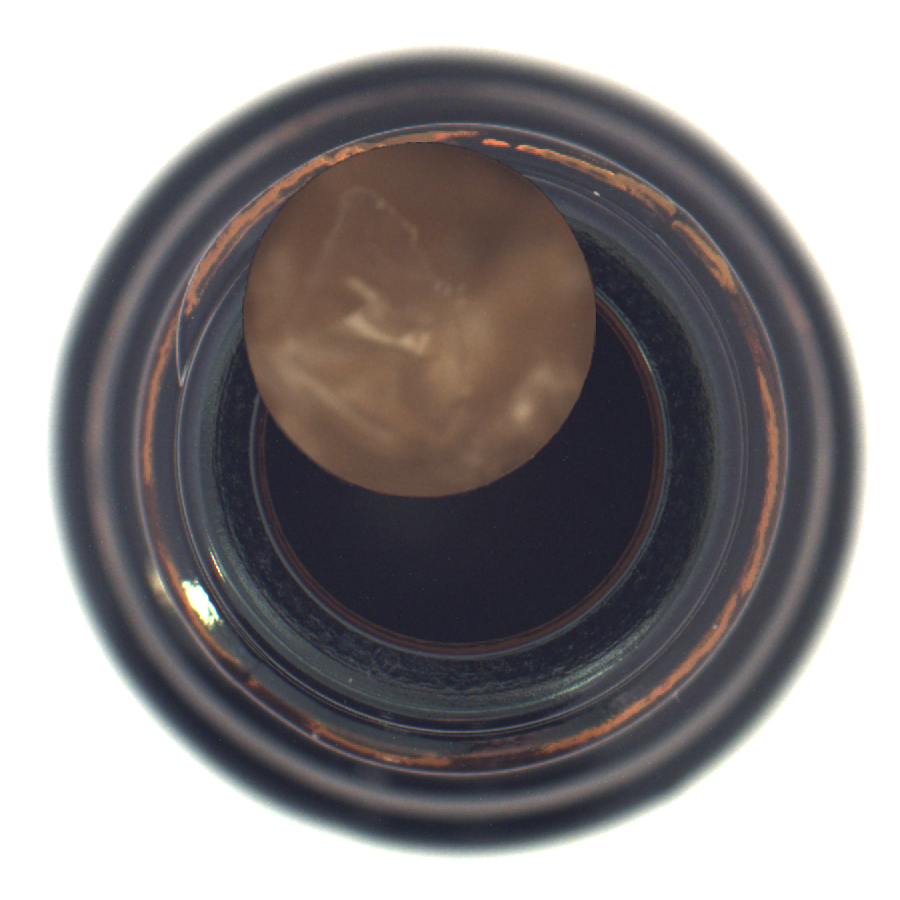
#> input picture outputs/day08/mini_challenge/generated/synthetic_000.png, 900 x 900 px, given as the content of the folder samples/day08/mini_challenge/normal, which was not available
$ python day08_mini_challenge.py
#> lines starting #> are read from the running program, lines starting #| are printed output that depends on the picture; after the words box and inside, x2 and y2 are one past the last pixel; in counts of white or black regions, pixels touching at a corner belong together
### src/day08_cutpaste_core.py

# ==================================================
# ① 필요한 라이브러리 불러오기
#
#    → csv    : 합성 과정의 Metadata를 CSV로 저장
#    → random : 이미지, 합성 위치, 크기, 각도 무작위 선택
#    → Path   : 파일과 폴더 경로 관리
#    → cv2    : 이미지 읽기, 결함 추출, 회전, 합성
#    → NumPy  : Mask와 픽셀값 계산
# ==================================================
import csv
import random
from pathlib import Path

import cv2
import numpy as np


# ==================================================
# ② extract_patch() — 실제 결함 영역 추출
#
#    입력:
#    → image_path : 작은 파손이 있는 실제 이미지
#    → mask_path  : 해당 이미지의 Ground Truth Mask
#
#    처리:
#    → 불량 이미지와 Mask 읽기
#    → Mask의 흰색 결함 영역 찾기
#    → 결함을 포함하는 사각형 영역 계산
#    → 결함 Patch와 Patch Mask 추출
#
#    반환:
#    → patch      : 결함이 포함된 이미지 조각
#    → patch_mask : 같은 영역의 결함 위치 Mask
# ==================================================
def extract_patch(image_path, mask_path):

    # ----------------------------------------------
    # ②-1. 실제 불량 이미지 읽기
    #
    #       예: broken_small 이미지 1장
    # ----------------------------------------------
    image = cv2.imread(
        str(image_path)
    )

    # ----------------------------------------------
    # ②-2. 해당 이미지의 Ground Truth Mask 읽기
    #
    #       IMREAD_GRAYSCALE
    #       → Mask를 흑백 이미지로 읽습니다.
    # ----------------------------------------------
    mask = cv2.imread(
        str(mask_path),
        cv2.IMREAD_GRAYSCALE
    )

    # ----------------------------------------------
    # ②-3. 이미지와 Mask가 정상적으로 열렸는지 확인
    # ----------------------------------------------
    if image is None:
        raise FileNotFoundError(
            image_path
        )

    if mask is None:
        raise FileNotFoundError(
            mask_path
        )

    # ----------------------------------------------
    # ②-4. Mask를 흑백 2진 이미지로 변환
    #
    #       Mask 값 > 0 → 255 (흰색, 결함)
    #       나머지      → 0   (검은색, 배경)
    #
    #       binary에는 결함 위치가 표시됩니다.
    # ----------------------------------------------
    binary = np.where(
        mask > 0,
        255,
        0
    ).astype(np.uint8)

    # ----------------------------------------------
    # ②-5. Mask에서 흰색 픽셀 위치 찾기
    #
    #       findNonZero()
    #       → 값이 0이 아닌 픽셀의 좌표를 찾습니다.
    # ----------------------------------------------
    points = cv2.findNonZero(
        binary
    )

    # ----------------------------------------------
    # ②-6. 결함 영역이 없는 Mask인지 확인
    # ----------------------------------------------
    if points is None:
        raise RuntimeError(
            f"Mask가 비어 있습니다: {mask_path}"
        )

    # ----------------------------------------------
    # ②-7. 결함 전체를 포함하는 사각형 계산
    #
    #       x, y : 사각형의 시작 위치
    #       w    : 사각형의 너비
    #       h    : 사각형의 높이
    #
    #       여러 흰색 픽셀이 있는 영역을
    #       하나의 Bounding Rectangle로 묶습니다.
    # ----------------------------------------------
    x, y, w, h = cv2.boundingRect(
        points
    )

    # ----------------------------------------------
    # ②-8. 불량 이미지에서 해당 사각형 잘라내기
    #
    #       이 Patch에는 결함뿐 아니라
    #       주변 픽셀도 포함될 수 있습니다.
    # ----------------------------------------------
    patch = image[
        y:y + h,
        x:x + w
    ].copy()

    # ----------------------------------------------
    # ②-9. 같은 위치의 결함 Mask 잘라내기
    #
    #       이후 합성할 때 흰색 영역만
    #       붙이는 데 사용합니다.
    # ----------------------------------------------
    patch_mask = binary[
        y:y + h,
        x:x + w
    ].copy()

    # ----------------------------------------------
    # ②-10. 추출한 Patch와 Mask 반환
    # ----------------------------------------------
    return patch, patch_mask


# ==================================================
# ③ rotate_pair() — 결함 Patch와 Mask 함께 회전
#
#    입력:
#    → patch : 결함 이미지 조각
#    → mask  : 결함 위치 Mask
#    → angle : 회전 각도
#
#    중요한 점:
#    결함 이미지와 Mask를 같은 각도로 회전해야
#    Mask의 흰 영역이 실제 결함 위치와 일치합니다.
# ==================================================
def rotate_pair(patch, mask, angle):

    # ----------------------------------------------
    # ③-1. Patch의 높이와 너비 확인
    # ----------------------------------------------
    height, width = patch.shape[:2]

    # ----------------------------------------------
    # ③-2. Patch의 중심점을 회전 중심으로 설정
    # ----------------------------------------------
    center = (
        width / 2.0,
        height / 2.0
    )

    # ----------------------------------------------
    # ③-3. 회전 변환 행렬 생성
    #
    #       angle : 회전 각도
    #       1.0   : 크기를 유지하는 배율
    # ----------------------------------------------
    matrix = cv2.getRotationMatrix2D(
        center,
        angle,
        1.0,
    )

    # ----------------------------------------------
    # ③-4. 결함 Patch 회전
    #
    #       INTER_LINEAR : 이미지 픽셀 보간
    #       BORDER_REFLECT: 경계 픽셀 반사 처리
    #
    #       출력 크기는 원래 Patch 크기를 유지
    # ----------------------------------------------
    rotated_patch = cv2.warpAffine(
        patch,
        matrix,
        (width, height),
        flags=cv2.INTER_LINEAR,
        borderMode=cv2.BORDER_REFLECT,
    )

    # ----------------------------------------------
    # ③-5. Mask도 같은 각도로 회전
    #
    #       INTER_NEAREST
    #       → Mask의 결함 영역을 처리할 때 사용
    #
    #       borderValue=0
    #       → 회전 후 빈 영역은 검은색 처리
    # ----------------------------------------------
    rotated_mask = cv2.warpAffine(
        mask,
        matrix,
        (width, height),
        flags=cv2.INTER_NEAREST,
        borderValue=0,
    )

    # ----------------------------------------------
    # ③-6. 회전한 Patch와 Mask 반환
    # ----------------------------------------------
    return rotated_patch, rotated_mask


# ==================================================
# ④ paste_patch() — 정상 이미지에 결함 합성
#
#    입력:
#    → background  : 정상 병 이미지
#    → patch       : 실제 결함 Patch
#    → mask        : 결함 위치 Mask
#    → rng         : 무작위 숫자 생성기
#    → scale_range : 결함 크기 변경 범위
#    → angle_range : 결함 회전 각도 범위
#
#    처리:
#    → Patch 크기와 회전 각도 변경
#    → 정상 병 이미지에서 붙일 위치 결정
#    → Mask를 이용해 결함만 합성
#
#    반환:
#    → result : 합성한 이미지
#    → info   : 결함 위치·크기·각도 등의 정보
# ==================================================
def paste_patch(
    background,
    patch,
    mask,
    rng,
    scale_range=(0.7, 1.2),
    angle_range=(-15.0, 15.0),
):

    # ----------------------------------------------
    # ④-1. 정상 이미지 복사
    #
    #       원본 background를 직접 수정하지 않고
    #       복사본에 결함을 합성합니다.
    # ----------------------------------------------
    result = background.copy()

    # ----------------------------------------------
    # ④-2. 결함의 크기 배율과 회전 각도 선택
    #
    #       scale: 0.7 ~ 1.2
    #       angle: -15도 ~ +15도
    #
    #       범위 안에서 무작위로 선택합니다.
    # ----------------------------------------------
    scale = rng.uniform(
        *scale_range
    )

    angle = rng.uniform(
        *angle_range
    )

    # ----------------------------------------------
    # ④-3. 변경할 Patch 너비와 높이 계산
    #
    #       최소 크기는 4픽셀로 제한합니다.
    # ----------------------------------------------
    new_width = max(
        4,
        int(patch.shape[1] * scale)
    )

    new_height = max(
        4,
        int(patch.shape[0] * scale)
    )

    # ----------------------------------------------
    # ④-4. Patch 크기 변경
    #
    #       INTER_LINEAR로 이미지 크기 조절
    # ----------------------------------------------
    patch = cv2.resize(
        patch,
        (new_width, new_height),
        interpolation=cv2.INTER_LINEAR,
    )

    # ----------------------------------------------
    # ④-5. Mask도 같은 크기로 변경
    #
    #       Patch와 Mask 크기가 같아야 합니다.
    # ----------------------------------------------
    mask = cv2.resize(
        mask,
        (new_width, new_height),
        interpolation=cv2.INTER_NEAREST,
    )

    # ----------------------------------------------
    # ④-6. 결함 Patch와 Mask 함께 회전
    #
    #       앞에서 만든 rotate_pair() 호출
    # ----------------------------------------------
    patch, mask = rotate_pair(
        patch,
        mask,
        angle,
    )

    # ----------------------------------------------
    # ④-7. 정상 이미지와 Patch의 크기 확인
    # ----------------------------------------------
    image_h, image_w = result.shape[:2]
    patch_h, patch_w = patch.shape[:2]

    # ----------------------------------------------
    # ④-8. Patch가 정상 이미지보다 크면 중단
    # ----------------------------------------------
    if patch_w >= image_w or patch_h >= image_h:
        raise RuntimeError(
            "Defect Patch가 정상 이미지보다 큽니다."
        )

    # ----------------------------------------------
    # ④-9. 결함을 붙일 X축 범위 설정
    #
    #       MVTec bottle은 제품이 중앙에 있으므로
    #       교육용 Baseline에서는 중앙 영역 우선
    #
    #       x_min : 이미지 너비의 25% 위치
    #       x_max : 이미지 너비의 75%에서
    #               Patch 너비를 뺀 위치
    # ----------------------------------------------
    x_min = int(image_w * 0.25)

    x_max = (
        int(image_w * 0.75)
        - patch_w
    )

    # ----------------------------------------------
    # ④-10. 결함을 붙일 Y축 범위 설정
    #
    #        이미지 높이의 10% ~ 90% 영역 우선
    # ----------------------------------------------
    y_min = int(image_h * 0.10)

    y_max = (
        int(image_h * 0.90)
        - patch_h
    )

    # ----------------------------------------------
    # ④-11. 중앙 영역에 넣기 어려우면
    #        전체 이미지 범위로 조정
    # ----------------------------------------------
    if x_max <= x_min:
        x_min = 0
        x_max = image_w - patch_w

    if y_max <= y_min:
        y_min = 0
        y_max = image_h - patch_h

    # ----------------------------------------------
    # ④-12. 결함을 붙일 실제 위치 무작위 선택
    #
    #        x, y는 Patch의 왼쪽 위 좌표입니다.
    # ----------------------------------------------
    x = rng.randint(
        x_min,
        x_max
    )

    y = rng.randint(
        y_min,
        y_max
    )

    # ----------------------------------------------
    # ④-13. 정상 이미지에서 합성 위치 잘라내기
    #
    #        ROI = Region Of Interest
    #        → 결함이 붙을 이미지 영역
    # ----------------------------------------------
    roi = result[
        y:y + patch_h,
        x:x + patch_w,
    ]

    # ----------------------------------------------
    # ④-14. Mask를 Alpha 값으로 변환
    #
    #        255 (흰색) → 1.0 : 결함 픽셀
    #          0 (검정) → 0.0 : 정상 픽셀 유지
    # ----------------------------------------------
    alpha = (
        mask.astype(np.float32)
        / 255.0
    )

    # ----------------------------------------------
    # ④-15. 경계가 너무 날카롭지 않도록 Blur
    #
    #        GaussianBlur로 결함 경계의
    #        Alpha 값을 부드럽게 만듭니다.
    # ----------------------------------------------
    alpha = cv2.GaussianBlur(
        alpha,
        (3, 3),
        0
    )

    # ----------------------------------------------
    # ④-16. 컬러 이미지 계산용 차원 추가
    #
    #        (높이, 너비)
    #              ↓
    #        (높이, 너비, 1)
    # ----------------------------------------------
    alpha = alpha[..., None]

    # ----------------------------------------------
    # ④-17. 결함 Patch와 정상 ROI를 합성
    #
    #        alpha가 1에 가까운 곳
    #        → 결함 Patch 비중이 큼
    #
    #        alpha가 0에 가까운 곳
    #        → 정상 이미지 비중이 큼
    # ----------------------------------------------
    blended = (
        patch.astype(np.float32) * alpha
        + roi.astype(np.float32) * (1.0 - alpha)
    )

    # ----------------------------------------------
    # ④-18. 합성 결과를 정상 이미지에 적용
    #
    #        픽셀값을 0~255로 제한한 뒤
    #        uint8 이미지로 변환합니다.
    # ----------------------------------------------
    result[
        y:y + patch_h,
        x:x + patch_w,
    ] = np.clip(
        blended,
        0,
        255
    ).astype(np.uint8)

    # ----------------------------------------------
    # ④-19. 결함 합성 정보 기록
    #
    #        x, y     : 붙인 위치
    #        width    : Patch 너비
    #        height   : Patch 높이
    #        rotation : 회전 각도
    #        scale    : 크기 변경 배율
    # ----------------------------------------------
    info = {
        "x": x,
        "y": y,
        "width": patch_w,
        "height": patch_h,
        "rotation": round(angle, 2),
        "scale": round(scale, 3),
    }

    # ----------------------------------------------
    # ④-20. 합성 이미지와 Metadata 반환
    # ----------------------------------------------
    return result, info


# ==================================================
# ⑤ generate_synthetic_set() — 합성 데이터셋 생성
#
#    앞에서 만든 세 함수를 연결합니다.
#
#    → 정상 이미지와 불량 원본 목록 준비
#    → 이미지들을 무작위로 선택
#    → extract_patch()로 결함 추출
#    → paste_patch()로 정상 이미지에 합성
#    → 합성 이미지 PNG 저장
#    → 생성 정보 Metadata CSV 저장
#
#    이 함수는 뒤의 69번 실행 파일에서 호출합니다.
# ==================================================
def generate_synthetic_set(
    normal_dir,
    defect_image_dir,
    defect_mask_dir,
    output_dir,
    metadata_path,
    defect_type,
    count,
    seed,
    scale_range=(0.7, 1.2),
    angle_range=(-15.0, 15.0),
):

    # ----------------------------------------------
    # ⑤-1. 정상 이미지 목록 불러오기
    #
    #       이번 실습에서는 정상 이미지 10장
    # ----------------------------------------------
#> called with defect_type = 'contamination', count = 5, seed = 42, scale_range = (0.6, 1), angle_range = (-10, 10)
    normal_files = sorted(
        Path(normal_dir).glob("*.png")
    )

    # ----------------------------------------------
    # ⑤-2. 결함 원본 이미지 목록 불러오기
    #
    #       이번 실습에서는 broken_small 2장
    # ----------------------------------------------
    defect_files = sorted(
        Path(defect_image_dir).glob("*.png")
    )

    # ----------------------------------------------
    # ⑤-3. 정상 이미지가 존재하는지 확인
    # ----------------------------------------------
    if not normal_files:
        raise RuntimeError(
            "Normal Target 이미지가 없습니다."
        )

    # ----------------------------------------------
    # ⑤-4. 결함 원본이 존재하는지 확인
    # ----------------------------------------------
    if not defect_files:
        raise RuntimeError(
            "Defect Source 이미지가 없습니다."
        )

    # ----------------------------------------------
    # ⑤-5. 출력 경로를 Path 객체로 변환
    # ----------------------------------------------
    output_dir = Path(
        output_dir
    )

    metadata_path = Path(
        metadata_path
    )

    # ----------------------------------------------
    # ⑤-6. 합성 이미지와 Metadata 저장 폴더 생성
    # ----------------------------------------------
    output_dir.mkdir(
        parents=True,
        exist_ok=True
    )

    metadata_path.parent.mkdir(
        parents=True,
        exist_ok=True
    )

    # ----------------------------------------------
    # ⑤-7. 이전 합성 결과 이미지 정리
    #
    #       synthetic_*.png만 삭제합니다.
    #
    #       같은 폴더의 다른 파일은 유지합니다.
    # ----------------------------------------------
    for old_file in output_dir.glob(
        "synthetic_*.png"
    ):
        old_file.unlink()

    # ----------------------------------------------
    # ⑤-8. 고정 Seed로 무작위 선택기 생성
    #
    #       같은 데이터와 설정을 사용하면
    #       같은 선택 순서를 재현할 수 있습니다.
    # ----------------------------------------------
    rng = random.Random(
        seed
    )

    # ----------------------------------------------
    # ⑤-9. Metadata를 저장할 빈 리스트
    # ----------------------------------------------
    rows = []

    # ----------------------------------------------
    # ⑤-10. 요청한 count만큼 합성 반복
    #
    #        예: count=20이면 총 20회 반복
    # ----------------------------------------------
    for index in range(count):

        # ------------------------------------------
        # ⑤-11. 정상 이미지 1장 무작위 선택
        # ------------------------------------------
        normal_path = rng.choice(
            normal_files
        )

        # ------------------------------------------
        # ⑤-12. 결함 원본 1장 무작위 선택
        # ------------------------------------------
        defect_path = rng.choice(
            defect_files
        )

        # ------------------------------------------
        # ⑤-13. 결함 원본과 짝이 되는 Mask 경로
        #
        #        예:
        #        012.png → 012_mask.png
        # ------------------------------------------
        mask_path = (
            Path(defect_mask_dir)
            / f"{defect_path.stem}_mask.png"
        )

        # ------------------------------------------
        # ⑤-14. 정상 바탕 이미지 읽기
        # ------------------------------------------
        background = cv2.imread(
            str(normal_path)
        )
#> background is the input picture: shape (900, 900, 3); mean B, G, R 141.5, 140.5, 144.6

        # ------------------------------------------
        # ⑤-15. 정상 이미지 읽기 실패 확인
        # ------------------------------------------
        if background is None:
            raise FileNotFoundError(
                normal_path
            )

        # ------------------------------------------
        # ⑤-16. extract_patch()로 실제 결함 추출
        #
        #        입력: 불량 원본 + Ground Truth Mask
        #        출력: Patch + Patch Mask
        # ------------------------------------------
        patch, mask = extract_patch(
            defect_path,
            mask_path,
        )
#> in extract_patch, `mask = cv2.imread( str(mask_path), cv2.IMREAD_GRAYSCALE )`:
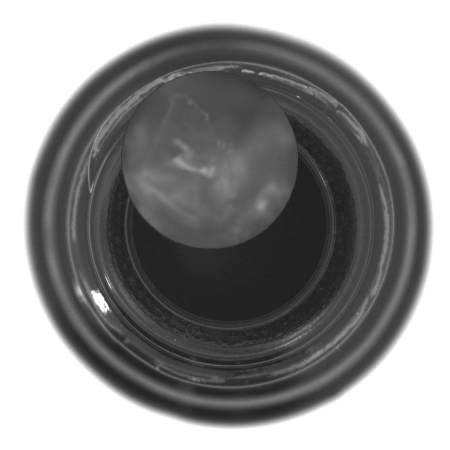
#> mask: shape (900, 900) (shown at 1/2 size); min 30, max 255, mean 141.5
#> in extract_patch, `points = cv2.findNonZero( binary )`: points = contour of 810000 points, box (x1, y1, x2, y2) (0, 0, 900, 900), area 0
#> in extract_patch, `x, y, w, h = cv2.boundingRect( points )`: x = 0; w = 900

        # ------------------------------------------
        # ⑤-17. paste_patch()로 합성 불량 생성
        #
        #        → 결함 크기·회전 변경
        #        → 붙일 위치 선택
        #        → 정상 이미지에 결함 합성
        #
        #        출력:
        #        synthetic : 합성 이미지
        #        info      : 합성 위치·크기 정보
        # ------------------------------------------
        synthetic, info = paste_patch(
            background,
            patch,
            mask,
            rng,
            scale_range=scale_range,
            angle_range=angle_range,
        )
#> in rotate_pair, `rotated_patch = cv2.warpAffine( patch, matrix, (width, height), flags=..`:
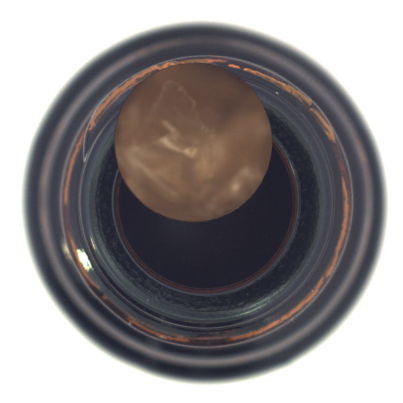
#> rotated_patch: shape (806, 806, 3) (shown at 1/2 size); mean of channels 0, 1, 2 141.5, 140.4, 144.6; drawn as B, G, R
#> in rotate_pair, `rotated_mask = cv2.warpAffine( mask, matrix, (width, height), flags=cv..`:
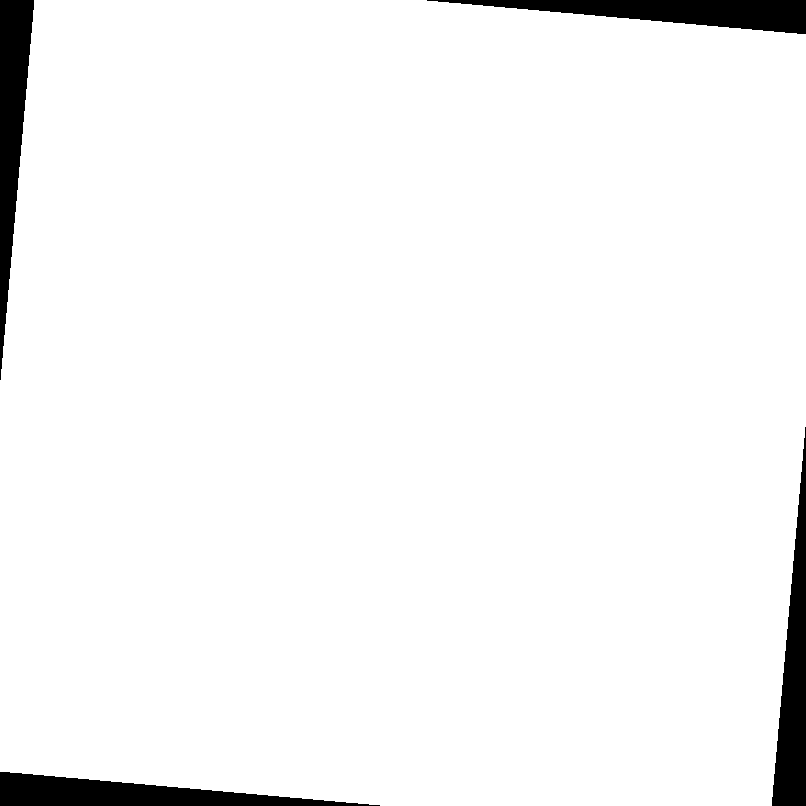
#> rotated_mask: shape (806, 806); 95.9% white; 4 black regions, box (x1, y1, x2, y2) and area: (0, 0, 34, 380) 6637, (0, 772, 380, 806) 6637, (427, 0, 806, 34) 6603, (772, 427, 806, 806) 6603
#> (the rest of the program and of its run is left out)
